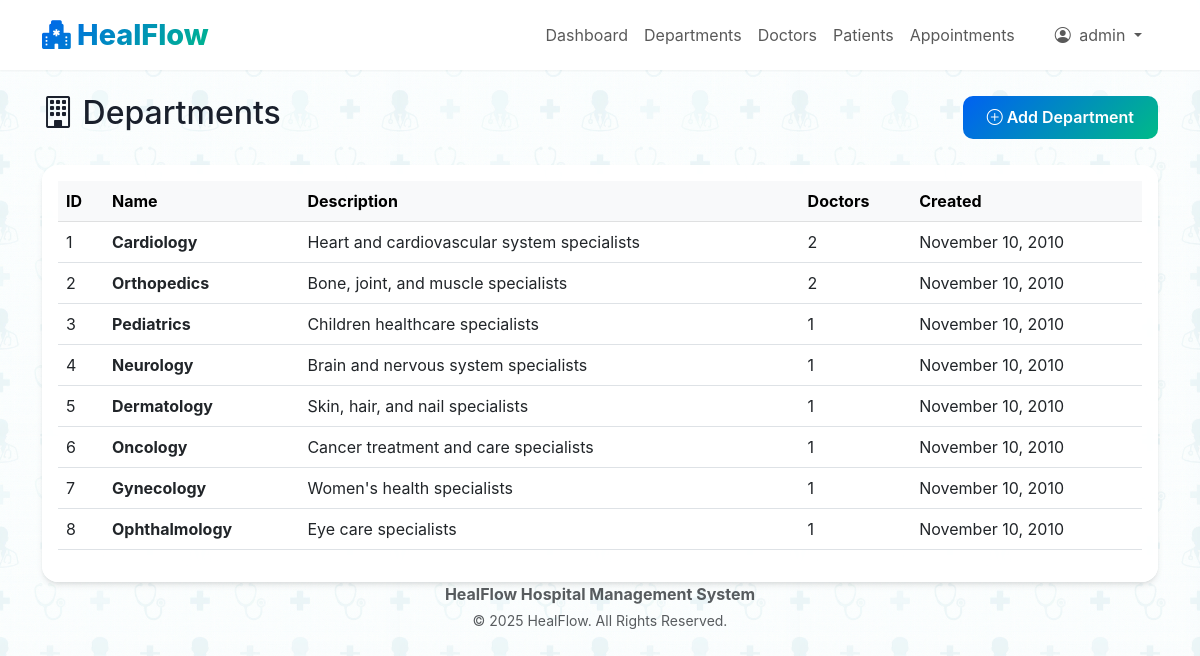
The page /admin/departments (signed in) on the database its author committed.
### models.py (models this page shows, shortened)
class User(UserMixin, db.Model):
    __tablename__ = 'users'
    id = db.Column(db.Integer, primary_key=True)
    username = db.Column(db.String(80), unique=True, nullable=False)
    email = db.Column(db.String(120), unique=True, nullable=False)
    password_hash = db.Column(db.String(255), nullable=False)
    role = db.Column(db.String(20), nullable=False)
    created_at = db.Column(db.DateTime, default=datetime.utcnow)
    active = db.Column(db.Boolean, default=True)
    doctor = db.relationship('Doctor', backref='user', uselist=False, cascade='all, delete-orphan')
    patient = db.relationship('Patient', backref='user', uselist=False, cascade='all, delete-orphan')

class Department(db.Model):
    __tablename__ = 'departments'
    id = db.Column(db.Integer, primary_key=True)
    name = db.Column(db.String(100), unique=True, nullable=False)
    description = db.Column(db.Text)
    created_at = db.Column(db.DateTime, default=datetime.utcnow)
    doctors = db.relationship('Doctor', backref='department', lazy=True)

### app.py (the view)
@app.route('/admin/departments')
@login_required
@admin_required
def admin_departments():
    departments = Department.query.all()
    return render_template('admin/departments.html', departments=departments)

### app.py (called while the page is built)
@login_manager.user_loader
def load_user(user_id):
    return User.query.get(int(user_id))

def admin_required(f):
    @wraps(f)
    def decorated_function(*args, **kwargs):
        if not current_user.is_authenticated or current_user.role != 'admin':
            flash('Access denied. Admin privileges required.', 'danger')
            return redirect(url_for('index'))
        return f(*args, **kwargs)
    return decorated_function

@app.template_filter('format_date')
def format_date(value):
    if value is None:
        return ''
    return value.strftime('%B %d, %Y')

### templates/admin/departments.html (shortened to what this page needs)
{% extends "base.html" %}
{% block content %}
<div class="d-flex justify-content-between align-items-center mb-4">
    <h2><i class="bi bi-building"></i> Departments</h2>
    <a href="{{ url_for('admin_add_department') }}" class="btn btn-primary">
        <i class="bi bi-plus-circle"></i> Add Department
    </a>
</div>
<div class="card">
    <div class="card-body">
        <div class="table-responsive">
            <table class="table table-hover">
                <thead class="table-light">
                    <tr>
                        <th>ID</th>
                        <th>Name</th>
                        <th>Description</th>
                        <th>Doctors</th>
                        <th>Created</th>
                    </tr>
                </thead>
                <tbody>
                    {% for dept in departments %}
                    <tr>
                        <td>{{ dept.id }}</td>
                        <td><strong>{{ dept.name }}</strong></td>
                        <td>{{ dept.description or 'N/A' }}</td>
                        <td>{{ dept.doctors|length }}</td>
                        <td>{{ dept.created_at|format_date }}</td>
                    </tr>
                    {% endfor %}
                </tbody>
            </table>
        </div>
    </div>
</div>
{% endblock %}

### templates/base.html (shortened to what this page needs)
<!DOCTYPE html>
<html lang="en">
<head>
    <link href="https://cdn.jsdelivr.net/npm/bootstrap@5.3.0/dist/css/bootstrap.min.css" rel="stylesheet">
    <link rel="stylesheet" href="https://cdn.jsdelivr.net/npm/bootstrap-icons@1.10.0/font/bootstrap-icons.css">
    <link rel="stylesheet" href="{{ url_for('static', filename='css/style.css') }}">
</head>
<body>
    {% if current_user.is_authenticated %}
    <nav class="navbar navbar-expand-lg navbar-light sticky-top">
        <div class="container">
            <a class="navbar-brand" href="{{ url_for('index') }}">
                <i class="bi bi-hospital-fill"></i> HealFlow
            </a>
            <div class="collapse navbar-collapse" id="navbarNav">
                <ul class="navbar-nav ms-auto align-items-center">
                    {% if current_user.role == 'admin' %}
                    <li class="nav-item">
                        <a class="nav-link" href="{{ url_for('admin_dashboard') }}">Dashboard</a>
                    </li>
                    <li class="nav-item">
                        <a class="nav-link" href="{{ url_for('admin_departments') }}">Departments</a>
                    </li>
                    <li class="nav-item">
                        <a class="nav-link" href="{{ url_for('admin_doctors') }}">Doctors</a>
                    </li>
                    <li class="nav-item">
                        <a class="nav-link" href="{{ url_for('admin_patients') }}">Patients</a>
                    </li>
                    <li class="nav-item">
                        <a class="nav-link" href="{{ url_for('admin_appointments') }}">Appointments</a>
                    </li>
                    {% endif %}
                    <li class="nav-item dropdown ms-3">
                        <a class="nav-link dropdown-toggle btn btn-outline-primary px-3 py-1" href="#" role="button"
                            data-bs-toggle="dropdown">
                            <i class="bi bi-person-circle me-1"></i> {{ current_user.username }}
                        </a>
                    </li>
                </ul>
            </div>
        </div>
    </nav>
    {% endif %}
    <div class="container mt-4">
        {% block content %}{% endblock %}
    </div>
    <footer class="text-center text-muted">
        <div class="container">
            <div class="row">
                <div class="col-md-12">
                    <p class="mb-1">
                        <strong>HealFlow Hospital Management System</strong>
                    </p>
                    <p class="small mb-0">
                        &copy; 2025 HealFlow. All Rights Reserved.
                    </p>
                </div>
            </div>
        </div>
    </footer>
</body>
</html>

### static/css/style.css (style rules this page uses)
:root { --primary-color: #0061f2; --primary-gradient: linear-gradient(135deg, #0061f2 0%, #00ba88 100%); --secondary-gradient: linear-gradient(135deg, #6900c7 0%, #00e0ff 100%); --accent-gradient: linear-gradient(135deg, #00ba88 0%, #00e0ff 100%); --surface-color: #ffffff; --text-primary: #1a202c; --text-secondary: #718096; --border-color: #e2e8f0; --shadow-sm: 0 1px 2px 0 rgba(0, 0, 0, 0.05); --shadow-md: 0 4px 6px -1px rgba(0, 0, 0, 0.1), 0 2px 4px -1px rgba(0, 0, 0, 0.06); --shadow-lg: 0 10px 15px -3px rgba(0, 0, 0, 0.1), 0 4px 6px -2px rgba(0, 0, 0, 0.05); --glass-bg: rgba(255, 255, 255, 0.95); }
body { min-height: 100vh; display: flex; flex-direction: column; background-color: #f8fafc; background-image: url('../images/bg.png'); background-repeat: repeat; background-size: 400px; background-attachment: fixed; font-family: 'Inter', 'Segoe UI', sans-serif; color: var(--text-primary); }
.navbar { background: var(--glass-bg); backdrop-filter: blur(10px); border-bottom: 1px solid rgba(255, 255, 255, 0.3); box-shadow: var(--shadow-sm); }
.navbar-brand { font-weight: 800; background: var(--primary-gradient); background-clip: text; -webkit-background-clip: text; -webkit-text-fill-color: transparent; color: transparent; font-size: 1.8rem; }
.card { border: none; border-radius: 16px; background: var(--glass-bg); box-shadow: var(--shadow-md); transition: all 0.3s cubic-bezier(0.4, 0, 0.2, 1); overflow: hidden; }
.btn-primary { background: var(--primary-gradient); border: none; font-weight: 600; padding: 0.6rem 1.5rem; border-radius: 10px; }

### rows shown on the page
User: username "admin"
Department: id "1", name "Cardiology", description "Heart and cardiovascular system specialists", doctors|length "2", created_at "November 10, 2010"
Department: id "2", name "Orthopedics", description "Bone, joint, and muscle specialists", doctors|length "2", created_at "November 10, 2010"
Department: id "3", name "Pediatrics", description "Children healthcare specialists", doctors|length "1", created_at "November 10, 2010"
Department: id "4", name "Neurology", description "Brain and nervous system specialists", doctors|length "1", created_at "November 10, 2010"
Department: id "5", name "Dermatology", description "Skin, hair, and nail specialists", doctors|length "1", created_at "November 10, 2010"
Department: id "6", name "Oncology", description "Cancer treatment and care specialists", doctors|length "1", created_at "November 10, 2010"
Department: id "7", name "Gynecology", description "Women's health specialists", doctors|length "1", created_at "November 10, 2010"
Department: id "8", name "Ophthalmology", description "Eye care specialists", doctors|length "1", created_at "November 10, 2010"
